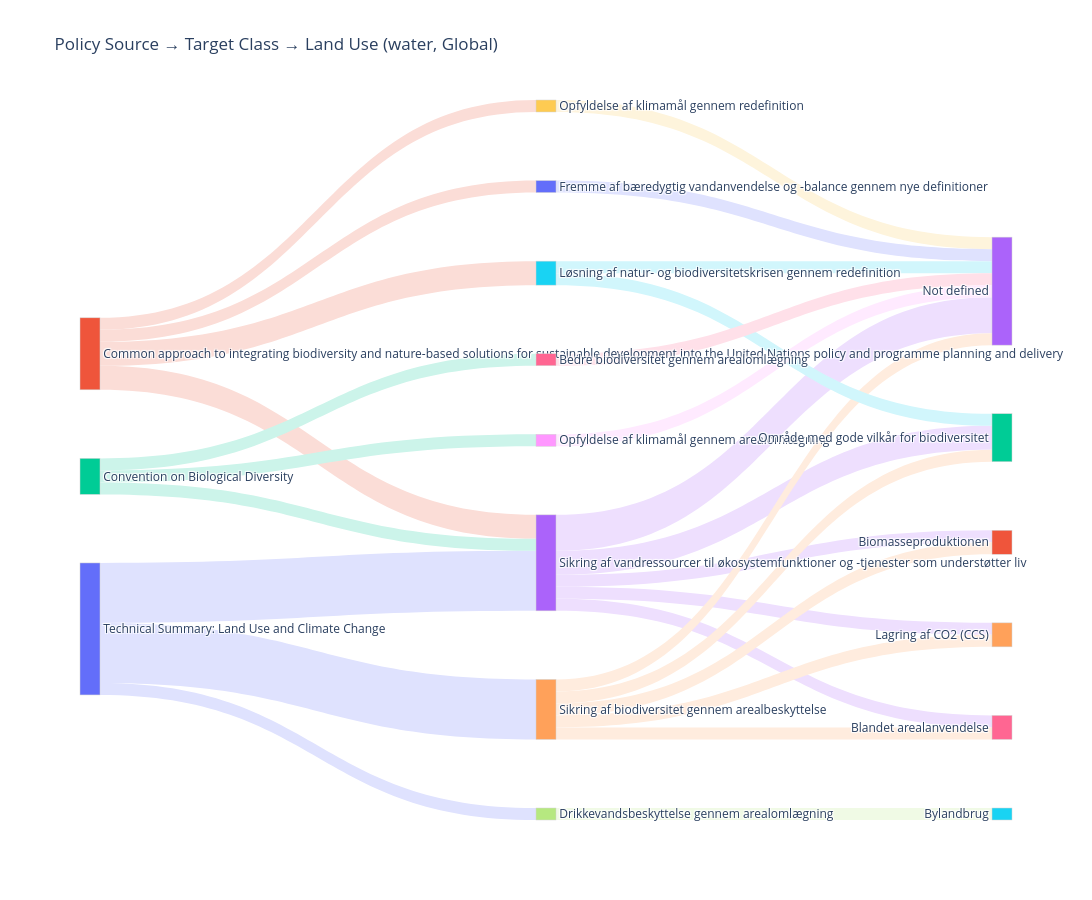

Source (notebook cell):
### Code cell
# Brug Plotlys palette
node_colors = plotly.colors.qualitative.Plotly

# Tildel farver til unikke labels (noder)
color_map = {label: node_colors[i % len(node_colors)] for i, label in enumerate(unique_labels)}

# Liste med farver i samme rækkefølge som unique_labels
node_colors_list = [color_map[label] for label in unique_labels]


# Funktion til at lysne farver (uden brug af gennemsigtighed)
def lighten(hex_color, factor=0.5):
    from plotly.colors import hex_to_rgb
    r, g, b = hex_to_rgb(hex_color)
    r = int(r + (255 - r) * factor)
    g = int(g + (255 - g) * factor)
    b = int(b + (255 - b) * factor)
    return f'rgb({r},{g},{b})'

# Lysnet farve til hver link ud fra source-node
link_colors = [lighten(node_colors_list[src], factor=0.8) for src in all_links['source']]



# Trin 3: Sankey-diagram
fig = go.Figure(data=[go.Sankey(
    arrangement='snap',
    node=dict(
        pad=90,
        thickness=20,
        line=dict(color="lightgray", width=0.5),
        label=list(unique_labels),
        color=node_colors_list
    ),
    link=dict(
        source=all_links['source'],
        target=all_links['target'],
        value=all_links['value'],
        color=link_colors
    )
)])
fig.update_layout(title_text="Policy Source → Target Class → Land Use (water, Global)", font_size=12, height=900, width=2500)
fig.show()

### Figure 1 — Plotly figure (JSON) as saved in the notebook; plotly's stock layout.template omitted (floating-point values rounded to 4 significant figures)
{"data": [{"arrangement": "snap", "link": {"color": ["rgb(223,226,254)", "rgb(223,226,254)", "rgb(223,226,254)", "rgb(251,221,215)", "rgb(251,221,215)", "rgb(251,221,215)", "rgb(251,221,215)", "rgb(204,244,234)", "rgb(204,244,234)", "rgb(204,244,234)", "rgb(238,223,254)", "rgb(238,223,254)", "rgb(238,223,254)", "rgb(238,223,254)", "rgb(238,223,254)", "rgb(255,236,222)", "rgb(255,236,222)", "rgb(255,236,222)", "rgb(255,236,222)", "rgb(255,236,222)", "rgb(209,246,252)", "rgb(209,246,252)", "rgb(255,224,233)", "rgb(240,250,229)", "rgb(255,234,255)", "rgb(254,244,220)", "rgb(223,226,254)"], "source": [0, 0, 0, 1, 1, 1, 1, 2, 2, 2, 3, 3, 3, 3, 3, 4, 4, 4, 4, 4, 5, 5, 6, 7, 8, 9, 10], "target": [3, 4, 7, 3, 5, 9, 10, 3, 6, 8, 11, 12, 13, 14, 16, 11, 12, 13, 14, 16, 12, 13, 13, 15, 13, 13, 13], "value": [5, 5, 1, 2, 2, 1, 1, 1, 1, 1, 1, 2, 3, 1, 1, 1, 1, 1, 1, 1, 1, 1, 1, 1, 1, 1, 1]}, "node": {"color": ["#636EFA", "#EF553B", "#00CC96", "#AB63FA", "#FFA15A", "#19D3F3", "#FF6692", "#B6E880", "#FF97FF", "#FECB52", "#636EFA", "#EF553B", "#00CC96", "#AB63FA", "#FFA15A", "#19D3F3", "#FF6692"], "label": ["Technical Summary: Land Use and Climate Change", "Common approach to integrating biodiversity and nature-based solutions for sustainable development into the United Nations policy and programme planning and delivery", "Convention on Biological Diversity", "Sikring af vandressourcer til økosystemfunktioner og -tjenester som understøtter liv", "Sikring af biodiversitet gennem arealbeskyttelse", "Løsning af natur- og biodiversitetskrisen gennem redefinition", "Bedre biodiversitet gennem arealomlægning", "Drikkevandsbeskyttelse gennem arealomlægning", "Opfyldelse af klimamål gennem arealomlægning", "Opfyldelse af klimamål gennem redefinition", "Fremme af bæredygtig vandanvendelse og -balance gennem nye definitioner", "Biomasseproduktionen", "Område med gode vilkår for biodiversitet", "Not defined", "Lagring af CO2 (CCS)", "Bylandbrug", "Blandet arealanvendelse"], "line": {"color": "lightgray", "width": 0.5}, "pad": 90, "thickness": 20}, "type": "sankey"}], "layout": {"font": {"size": 12}, "height": 900, "title": {"text": "Policy Source → Target Class → Land Use (water, Global)"}, "width": 2500}}
